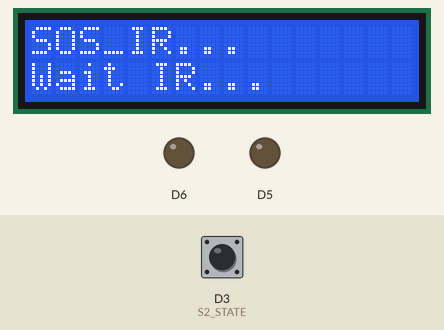
Recording of a sketch running on a simulated ESP8266 (NodeMCU). Shown: 16×2 character LCD, output pins drawn as LEDs (lit = HIGH). Dashed ring = blinking. The inputs (shaded band) are chosen by the test bench; at power-on: D3 (S2_STATE) HIGH.

Above: at 1.7 s.
1.8 s: D3 (S2_STATE) driven LOW
At 2.7 s:
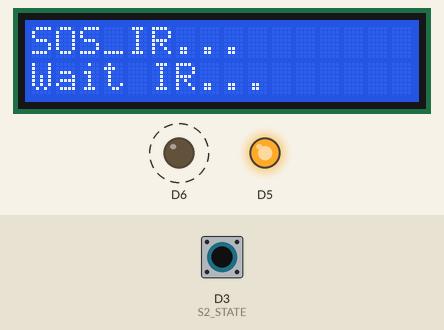
4.8 s: D3 (S2_STATE) pulsed HIGH 5 times (0.12 s each, 0.3 s apart)
9.3 s: D3 (S2_STATE) pulsed HIGH 5 times (0.12 s each, 0.3 s apart)
At 133.8 s:
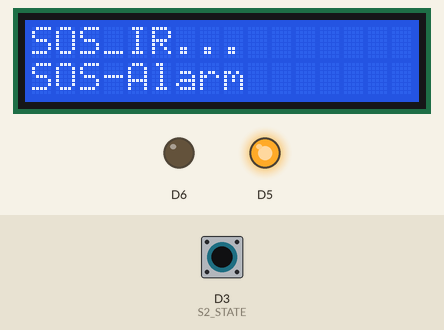
Timing chart, 0 to 134.9 s (numbered marks = the images above; inputs shaded):
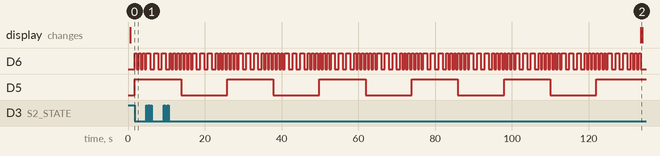

The sketch:

056_LED_SOS_EXT_IR_LCD.ino
```cpp
#include <LiquidCrystal_PCF8574.h>
#define S2_STATE  D3

LiquidCrystal_PCF8574 lcd (0x27); // LCD-Adresse (I2C) auf 0x27 für 16 Zeichen und 2 Zeilen ein

volatile int LED_bl = D13; //blaue LED auf EMS
volatile int LED_rt = D12; //rote LED auf EMS
volatile bool ledToggle;
volatile int Zaehlvariable;

void ISR_EXT_IR ()
{
ledToggle =! ledToggle;
digitalWrite (LED_bl, ledToggle);
I2C_LCD("SOS-Alarm       ");
LedSosFunktionKurz();
LedSosFunktionLang();
LedSosFunktionKurz();
} // Ende ISR_SOS


void setup()
{
  Serial.begin(115200);
  I2C_LCD_init();
  pinMode (LED_rt, OUTPUT);
  pinMode (LED_bl, OUTPUT);
  pinMode (S2_STATE, INPUT);
  attachInterrupt (digitalPinToInterrupt (S2_STATE), ISR_EXT_IR, FALLING);

  delay(500);
}

void loop()
{
  I2C_LCD("Wait IR...");
  delay(1000);
}
```

LCD_Display.ino
```cpp
void I2C_LCD_init(void)
{
   lcd.begin(16, 2); // initialize the lcd
   lcd.clear();
   lcd.setBacklight(255);
   lcd.setCursor(0,0);
   lcd.print("SOS_IR...");
}

void I2C_LCD(String LCD_1)
{
   lcd.setCursor(0, 1);
   lcd.print(LCD_1);
}
```

LED_SOS.ino
```cpp
void LedSosFunktionKurz (void) //Funktion !
{
  for (Zaehlvariable = 1; Zaehlvariable < 4; Zaehlvariable++)   //Strukturen...
  {
    digitalWrite(LED_rt, HIGH); //Output Bitwise High
    delay(500);                //Wait...
    digitalWrite(LED_rt, LOW);  //Output Bitwise Low
    delay(500);                //Wait...
  }
}

void LedSosFunktionLang (void) //Funktion !
{
  for (Zaehlvariable = 1; Zaehlvariable < 4; Zaehlvariable++)
  {
    digitalWrite(LED_rt, HIGH); //Output Bitwise High
    delay(1000);                //Wait...
    digitalWrite(LED_rt, LOW);  //Output Bitwise Low
    delay(1000);                //Wait...
  }
}
```

Measured:
- after the input at 1.8 s, D6: alternates HIGH for 0.50 s and LOW for 0.50 s, starting at once; D5: LOW → HIGH at once
- what the display in image 2 shows lasts 0.5 s, from 133.5 s to 134.0 s
